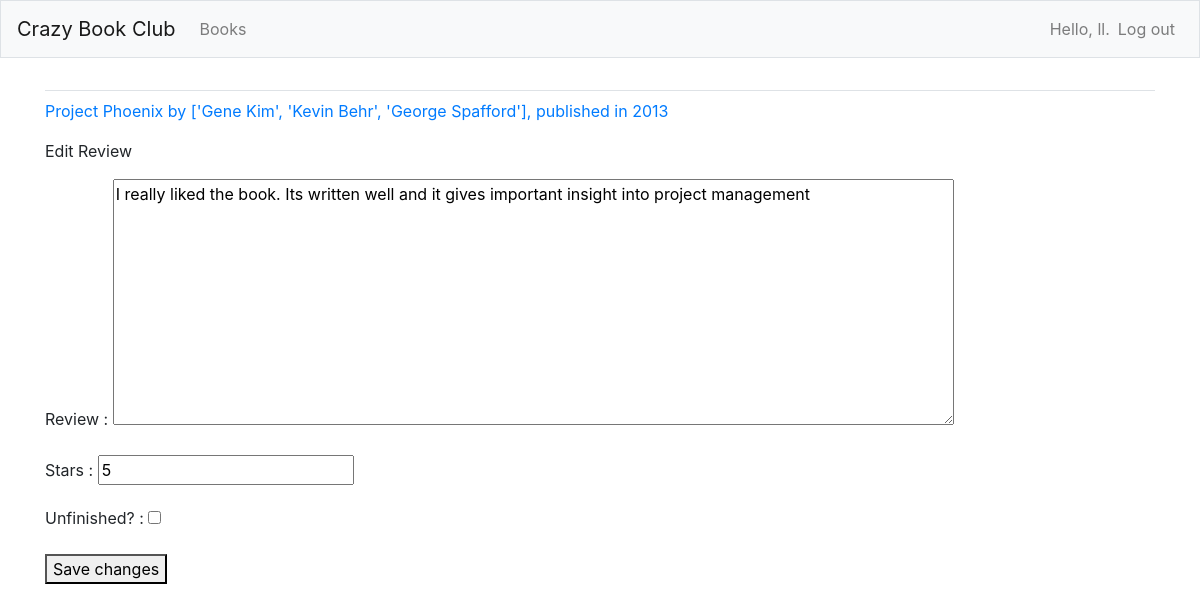
The page /edit_review/1/ (signed in) on the database its author committed.
### cbc/models.py (models this page shows, shortened)
class Book(models.Model):
    name = models.CharField(max_length=150) #limits the length of the name
    authors = models.JSONField()
    year_published = models.IntegerField()
    date_added = models.DateTimeField(auto_now_add=True) #automatically sets field when first created
    date_modified = models.DateTimeField(auto_now=True) #automatically sets field each time its saved
    owner = models.ForeignKey(User, on_delete=models.CASCADE)
    def __str__(self):
        return f"{self.name} by {self.authors}, published in {self.year_published}"

class Review(models.Model):
    text = models.TextField()
    stars = models.IntegerField()
    unfinished = models.BooleanField()
    book = models.ForeignKey(Book, on_delete=models.CASCADE)
    date_added = models.DateTimeField(auto_now_add=True) #automatically sets field when first created
    date_modified = models.DateTimeField(auto_now=True) #automatically sets field each time its saved

### cbc/views.py (the view)
# urls.py: path('edit_review/<int:review_id>/', views.edit_review, name='edit_review'),
@login_required
def edit_review(request, review_id):
    review = Review.objects.get(id=review_id)
    book = review.book
    if book.owner != request.user:
        raise Http404
    if request.method != 'POST':
        form = ReviewForm(instance=review)
    else:
        form = ReviewForm(instance=review, data=request.POST)
        if form.is_valid():
            form.save()
            return redirect('crazy_book_club:book', book_id=book.id)
    context = {'review': review, 'book': book, 'form': form}
    return render(request, 'crazy_book_club/edit_review.html', context)

### cbc/forms.py
class ReviewForm(forms.ModelForm):
    class Meta:
        model = Review
        fields = ['text', 'stars', 'unfinished']
        labels = {'text': 'Review ', 'stars': 'Stars ', 'unfinished': 'Unfinished? '}
        widgets = {'text': forms.Textarea(attrs={'cols': 80})}

### cbc/templates/crazy_book_club/edit_review.html (shortened to what this page needs)
{% extends "crazy_book_club/base.html" %}
{% block content %}
    <p><a href="{% url 'crazy_book_club:book' book.id %}">{{ book }}</a></p>
    <p>Edit Review</p>
    <form action="{% url 'crazy_book_club:edit_review' review.id%}" method='post'>
        {{ form.as_p }}
        <button name="submit">Save changes</button>
    </form>
{% endblock content %}

### cbc/templates/crazy_book_club/base.html (shortened to what this page needs)
{% load bootstrap4 %}
<!doctype html>
<html lang="en">
<head>
    {% bootstrap_css %}
</head>
<body>
    <nav class="navbar navbar-expand-md navbar-light bg-light mb-4 border">
        <a class="navbar-brand" href="{% url 'crazy_book_club:index'%}"> Crazy Book Club</a>
        <div class="collapse navbar-collapse" id="navbarCollapse">
            <ul class="navbar-nav mr-auto">
                <li class="nav-item">
                    <a class="nav-link" href="{% url 'crazy_book_club:books'%}">Books</a></li>
            </ul>
            <ul class="navbar-nav ml-auto">
                {% if user.is_authenticated %}
                    <li class="nav-item">
                        <span class="navbar-text">Hello, {{ user.username }}.</span>
                    </li>
                    <li class="nav-item">
                        <a class="nav-link" href="{% url 'users:logout' %}">Log out</a>
                    </li>
                {% endif %}
            </ul>
        </div>
    </nav>
    <main role="main" class="container">
        <div class="pb-2 mb-2 border-bottom">
        </div>
        <div>
            {% block content %}{% endblock content %}
        </div>
    </main>
</body>
</html>

### rows shown on the page
Book: name+authors+year_published "Project Phoenix by ['Gene Kim', 'Kevin Behr', 'George Spafford'], published in 2013"
Review: text "I really liked the book. Its written well and it gives important insight into project management", stars "5"

### other values the page prints
{{ user.username }} "ll"
